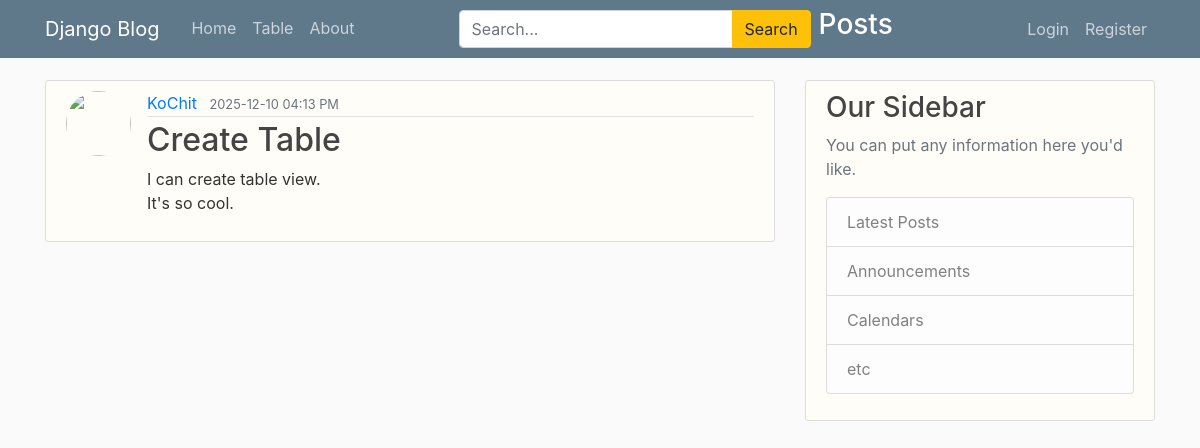
Screenshot of /post/26 with the database file from the repository.
### blog/models.py (models this page shows)
class Post(models.Model):
    title = models.CharField(max_length=100)
    content = models.TextField()
    date_posted = models.DateTimeField(default=timezone.now)
    author = models.ForeignKey(User, on_delete=models.CASCADE)

### blog/views.py (the view)
# urls.py: path('post/<int:pk>', PostDetailView.as_view(), name='post-detail'),
class PostDetailView(DetailView):
    model = Post

### blog/templates/blog/post_detail.html (shortened to what this page needs)
{% extends "blog/base.html" %}
{% block content %}
    <article class="media content-section">
        <img class="rounded-circle article-img" src="{{ object.author.profile.image.url }}">
        <div class="media-body">
            <div class="article-metadata">
                <a class="mr-2 link-offset-2 link-underline link-underline-opacity-0"
                   href="{% url 'user-posts' post.author.username %}">{{ object.author }}</a>
                <small class="text-muted">{{ object.date_posted | date:"Y-m-d h:i A" }}</small>
            </div>
            <h2><a class="article-title link-offset-2 link-underline link-underline-opacity-0" href="#">{{ object.title }}</a></h2>
            <p class="article-content">{{ object.content }}</p>
        </div>
    </article>
{% endblock content %}

### blog/static/blog/main.css (style rules this page uses)
body { background: #fafafa; color: #333333; margin-top: 5rem; }
h1, h2, h3, h4, h5, h6 { color: #444444; }
.content-section { background: #fffdf7; padding: 10px 20px; border: 1px solid #dddddd; border-radius: 3px; margin-bottom: 20px; }
.article-title { color: #444444; }
.article-content { white-space: pre-line; }
.article-img { height: 65px; width: 65px; margin-right: 16px; }
.article-metadata { padding-bottom: 1px; margin-bottom: 4px; border-bottom: 1px solid #e3e3e3 }

### rows the page displays
Post: author "KoChit", date_posted "2025-12-10 04:13 PM", title "Create Table", content "I can create table view. It's so cool."
